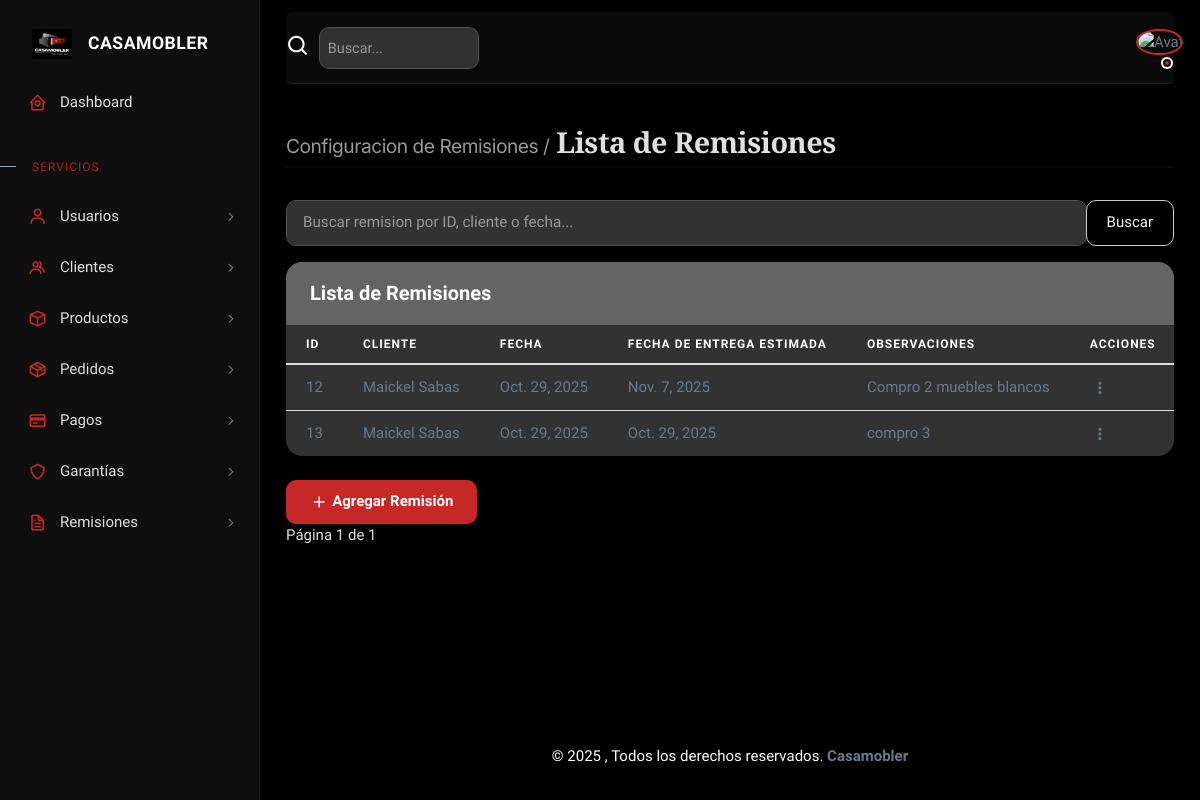
Page /remisiones/ (signed in) on the committed database.
### Casamobler/models.py (models this page shows, shortened)
class Remision(models.Model):
    cliente = models.ForeignKey(Cliente, on_delete=models.CASCADE)
    fecha_emision = models.DateField(auto_now_add=True)
    fecha_entrega_estimada = models.DateField(null=True, blank=True)
    observaciones = models.TextField(null=True, blank=True)

class Cliente(models.Model):
    primer_nombre_cliente = models.CharField(max_length=100, null=True, blank=True)
    segundo_nombre_cliente = models.CharField(max_length=100, null=True, blank=True)
    primer_apellido_cliente = models.CharField(max_length=100, null=True, blank=True)
    segundo_apellido_cliente = models.CharField(max_length=100, null=True, blank=True)
    documento_id = models.DecimalField(max_digits=11, decimal_places=0, null=True, blank=True, verbose_name="Documento ID")
    direccion = models.TextField(null=True, blank=True)
    telefono = models.DecimalField(max_digits=10, decimal_places=0, null=True, blank=True)
    correo_electronico = models.CharField(max_length=100, null=True, blank=True)

### Casamobler/views.py (the view)
# urls.py: path('remisiones/', views.lista_remisiones, name='lista_remisiones'),
@login_required
def lista_remisiones(request):
    query = request.GET.get('q')
    if query:
        remisiones = Remision.objects.filter(
            Q(id__icontains=query) |
            Q(cliente__primer_nombre_cliente__icontains=query) |
            Q(cliente__primer_apellido_cliente__icontains=query) |
            Q(cliente__documento_id__icontains=query)
        ).select_related('cliente').prefetch_related('detalles__producto').all()
    else:
        remisiones = Remision.objects.select_related('cliente').prefetch_related('detalles__producto').all()
    paginator = Paginator(remisiones, 10)  # 10 remisiones por página
    page_number = request.GET.get('page')
    page_obj = paginator.get_page(page_number)
    return render(request, 'remisiones/lista_remisiones.html', {'page_obj': page_obj})

### Casamobler/templates/remisiones/lista_remisiones.html (shortened to what this page needs)
{% extends 'base.html' %}
{% load static %}
{% block content %}
<h4 class="fw-bold py-3 mb-4"><span class="text-muted fw-light">Configuracion de Remisiones /</span> Lista de Remisiones</h4>
<form method="get" class="mb-3">
  <div class="input-group">
    <input type="text" name="q" class="form-control" placeholder="Buscar remision por ID, cliente o fecha..."
           value="{{ request.GET.q }}">
    <button class="btn btn-outline-secondary" type="submit">Buscar</button>
  </div>
</form>
              <div class="card">
                <h5 class="card-header">Lista de Remisiones</h5>
                <div class="table-responsive text-nowrap">
                  <table class="table table-hover">
                    <thead>
                      <tr>
                        <th>ID</th>
                        <th>Cliente</th>
                        <th>Fecha</th>
                        <th>Fecha de Entrega Estimada</th>
                        <th>Observaciones</th>
                        <th>Acciones</th>
                      </tr>
                    </thead>
                    <tbody class="table-border-bottom-0">
                      {% for r in page_obj %}
                      <tr>
                        <td>{{ r.id }}</td>
                        <td>{{ r.cliente.primer_nombre_cliente }} {{ r.cliente.primer_apellido_cliente }}</td>
                        <td>{{ r.fecha_emision }}</td>
                        <td>{{ r.fecha_entrega_estimada }}</td>
                        <td>{{ r.observaciones }}</td>
                        <td>
                          <div class="dropdown">
                            <button type="button" class="btn p-0 dropdown-toggle hide-arrow" data-bs-toggle="dropdown">
                              <i class="bx bx-dots-vertical-rounded"></i>
                            </button>
                          </div>
                        </td>
                      </tr>
                      {% empty %}
                      <tr><td colspan="5">No hay remisiones.</td></tr>
                      {% endfor %}
                    </tbody>
                  </table>
                </div>
              </div>
              <div class="mt-2">
                <a  class="btn btn-dark" href="{% url 'crear_remision' %}">
                  <i class="bx bx-plus"></i> Agregar Remisión
                </a>
              </div>
<div class="pagination">
  <span class="step-links">
    <span class="current">
      Página {{ page_obj.number }} de {{ page_obj.paginator.num_pages }}
    </span>
  </span>
</div>
{% endblock %}

### static/assets/css/custom-dashboard.css (style rules this page uses)
:root, [data-theme="theme-default"] { --bs-body-bg: #0A0A0A !important; --body-bg: #0A0A0A !important; --menu-bg: #0A0A0A !important; --navbar-bg: #0A0A0A !important; --footer-bg: #0A0A0A !important; --bs-body-color: #E0E0E0 !important; }
body { background-color: #0A0A0A !important; color: #E0E0E0 !important; }
h4.fw-bold.py-3.mb-4 { font-family: 'Cormorant Garamond', serif !important; font-weight: 600 !important; font-size: 1.8rem !important; color: var(--text-primary) !important; letter-spacing: -0.5px; margin-bottom: 2rem !important; padding-bottom: 0.5rem !important; border-bottom: 2px solid rgba(198, 40, 40, 0.1); }
h4 .text-muted { font-family: 'Inter', sans-serif !important; font-weight: 400 !important; font-size: 1.2rem !important; color: var(--text-muted) !important; }
.card { background: var(--card-bg) !important; border: none !important; border-radius: 16px !important; box-shadow: 0 6px 20px rgba(0, 0, 0, 0.08) !important; margin-bottom: 2rem !important; overflow: hidden; transition: transform 0.3s ease, box-shadow 0.3s ease; }
.card-header { background: white !important; padding: 1.25rem 1.5rem !important; font-weight: 600 !important; font-size: 1.25rem !important; color: var(--text-primary) !important; border-bottom: 1px solid #eee !important; }
.form-control, .form-select { padding: 0.65rem 1rem !important; border: 1px solid #ddd !important; border-radius: 10px !important; font-size: 0.95rem !important; transition: all 0.3s ease; }
.btn-dark { background: var(--casamobler-red) !important; border: none !important; padding: 0.65rem 1.5rem !important; font-weight: 600 !important; border-radius: 10px !important; transition: all 0.3s ease; }
.btn-outline-secondary { border-color: #ddd !important; color: white !important; border-radius: 10px !important; }
.card { background-color: #323232 !important; border: none !important; border-radius: 16px !important; box-shadow: 0 4px 20px rgba(0, 0, 0, 0.12) !important; margin-bottom: 1.5rem !important; }
.card-header { background-color: #646464 !important; border-bottom: 1px solid #646464 !important; padding: 1.25rem 1.5rem !important; font-weight: 600; color: #ffffff !important; }
.form-control, .form-select { background-color: #323232 !important; border: 1px solid #555 !important; color: #ffffff !important; caret-color: #C62828; }
.form-control::placeholder, .form-select::placeholder { color: #999 !important; opacity: 1; }
.btn-dark { background-color: #C62828 !important; border-color: #C62828 !important; color: #ffffff !important; }
.btn-outline-secondary { color: #fff4f4 !important; border-color: #cccccc !important; }
.text-muted { color: #ffffff !important; }
.table thead th { color: white !important; }

### static/assets/css/custom-sidebar.css (style rules this page uses)
:root { --casamobler-red: #C62828; --casamobler-red-dark: #B71C1C; --sidebar-bg: #0F0F0F; --sidebar-text: #E0E0E0; --sidebar-text-active: #FFFFFF; --sidebar-hover-bg: #1A1A1A; --sidebar-border: #222; }

### static/assets/css/custom-navbar.css (style rules this page uses)
:root { --casamobler-red: #C62828; --casamobler-red-light: #EF9A9A; --navbar-bg: #0F0F0F; --text-body: #E0E0E0; --text-muted: #999; }

### rows in the picture
Remision: id "12", cliente.primer_nombre_cliente "Maickel", cliente.primer_apellido_cliente "Sabas", fecha_emision "Oct. 29, 2025", fecha_entrega_estimada "Nov. 7, 2025", observaciones "Compro 2 muebles blancos"
Remision: id "13", cliente.primer_nombre_cliente "Maickel", cliente.primer_apellido_cliente "Sabas", fecha_emision "Oct. 29, 2025", fecha_entrega_estimada "Oct. 29, 2025", observaciones "compro 3"

### other values in the picture
{{ page_obj.number }} "1"
{{ page_obj.paginator.num_pages }} "1"
